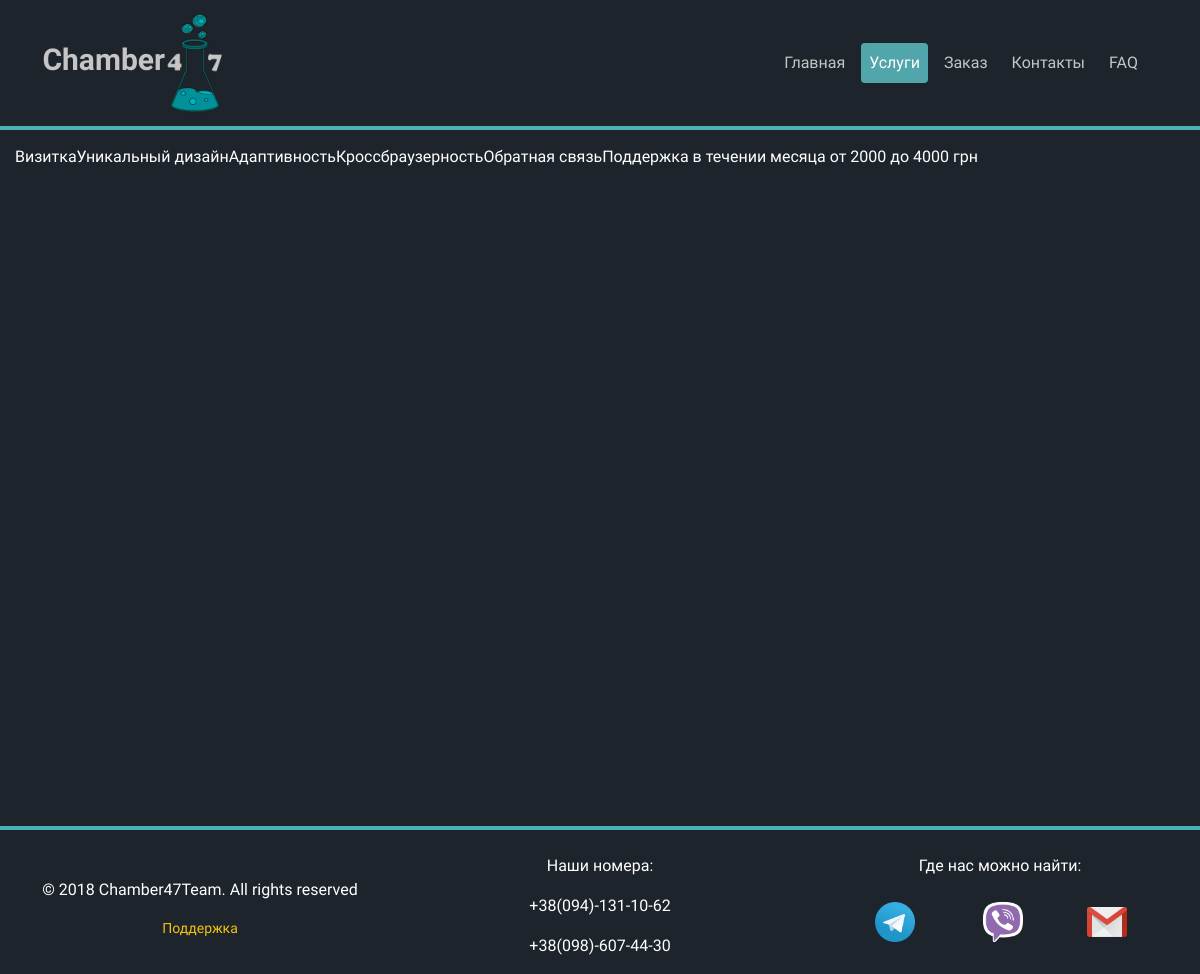
The app's page /main/service/web_card/ with its own data.
### main_app/models.py (models this page shows, shortened)
class Services(models.Model):
    class Meta:
        ordering = ['name']
        verbose_name = 'Услугу'
        verbose_name_plural = 'Услуги'
    name = models.CharField(max_length=100, db_index=True, verbose_name='Название типа сайта')
    slug = models.SlugField(max_length=200, db_index=True,
                            unique=True, help_text='Нужно использовать для создания "хороших" URL-ов')
    price = models.price = models.CharField(max_length=20, verbose_name="Цена(грн)")
    available = models.BooleanField(default=False, verbose_name='Доступна услуга')
    image = models.ImageField(upload_to='products/img/%Y/%m/%d/', blank=True,
                              verbose_name="Картинка для услуги(300 x 300)")
    description = RichTextUploadingField(blank=True, verbose_name='Описание')

### main_app/views.py (the view)
# urls.py: url(r'^service/(?P<slug>[\w-]+)/$', views.service_detail_view, name='service_detail'),
def service_detail_view(request, slug):
    service = get_object_or_404(Services, slug=slug, available=True)
    return render(request, 'main_app/services_detail.html', {
        'service': service
    })

### templates/main_app/services_detail.html (shortened to what this page needs)
{% extends 'base.html' %}
    {% block main_menu %}
        <li class="nav-item">
            <a class="nav-link" href="{% url 'main_app:index' %}">Главная</a>
        </li>
        <li class="nav-item active">
            <a class="nav-link" href="{% url 'main_app:service_list' %}">Услуги</a>
        </li>
        <li class="nav-item">
            <a class="nav-link" href="{% url 'forms_app:order' %}">Заказ</a>
        </li>
        <li class="nav-item">
            <a class="nav-link" href="{% url 'main_app:contacts' %}">Контакты</a>
        </li>
        <li class="nav-item">
            <a class="nav-link" href="{% url 'main_app:faq' %}">FAQ</a>
        </li>
    {% endblock %}
    {% block content %}
        {{ service.name }}
         {% autoescape off %}
             {{ service.description }}
         {% endautoescape %}
        {{ service.price }}
    {% endblock %}

### records on screen
Services: name "Визитка", description "Уникальный дизайн Адаптивность Кроссбраузерность Обратная связь Поддержка в течении месяца", price "от 2000 до 4000 грн"
